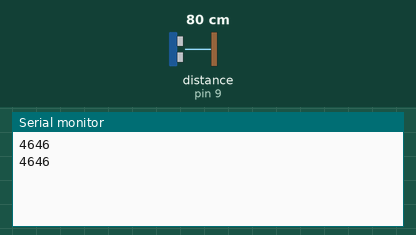
Simulated run of this sketch. Board: Arduino Uno, built with avr-gcc and run on an emulated ATmega328P. Parts: the last lines printed to the serial monitor. Wiring (inferred from the names in the program): ultrasonic range finder: trigger pin 8; echo pin 9. The inputs (shaded band) are chosen by the test bench; at power-on: distance to the obstacle (sensor on pin 9) 80 cm. The echo pulse lasts 58.3 µs per cm.

Above: at 1.8 s.
1.9 s: distance to the obstacle (sensor on pin 9) set to 2 cm
At 2.8 s:
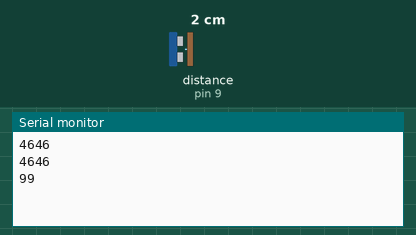
3.4 s: distance to the obstacle (sensor on pin 9) set to 4 cm
At 4.4 s:
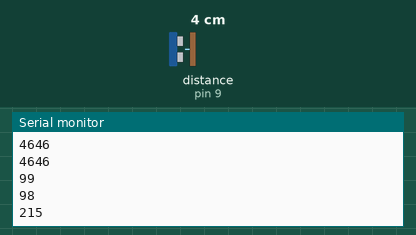
Timing chart, 0 to 6.4 s (numbered marks = the images above; inputs shaded):
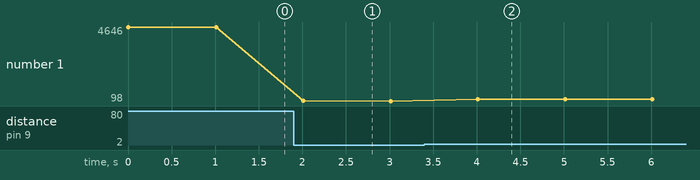

The sketch:

Ultrasound_sensor.ino
```cpp
int triggerPin = 8;
int echoPin = 9;

int timeTakenPing;

void setup() {
  // put your setup code here, to run once:
  Serial.begin(500000);

  pinMode(triggerPin,OUTPUT);
  pinMode(echoPin,INPUT);
}

void loop() {
  // put your main code here, to run repeatedly:

  int dt_micro = 10;
  int dt_miliSeconds = 1000;

  digitalWrite(triggerPin,LOW);
  delayMicroseconds(dt_micro);
  digitalWrite(triggerPin,HIGH);
  delayMicroseconds(dt_micro);
  digitalWrite(triggerPin,LOW);

  timeTakenPing = pulseIn(echoPin,HIGH);
  Serial.println(timeTakenPing);

  delay(dt_miliSeconds);


}
```

Measured:
- after the input at 1.9 s, the serial monitor: prints a new line after 0.11 s (image 1)
- after the input at 3.4 s, the serial monitor: prints a new line after 0.61 s (image 2)
- plotted number 1: 4646 → 98 after the input at 1.9 s, 98 → 215 after the input at 3.4 s
